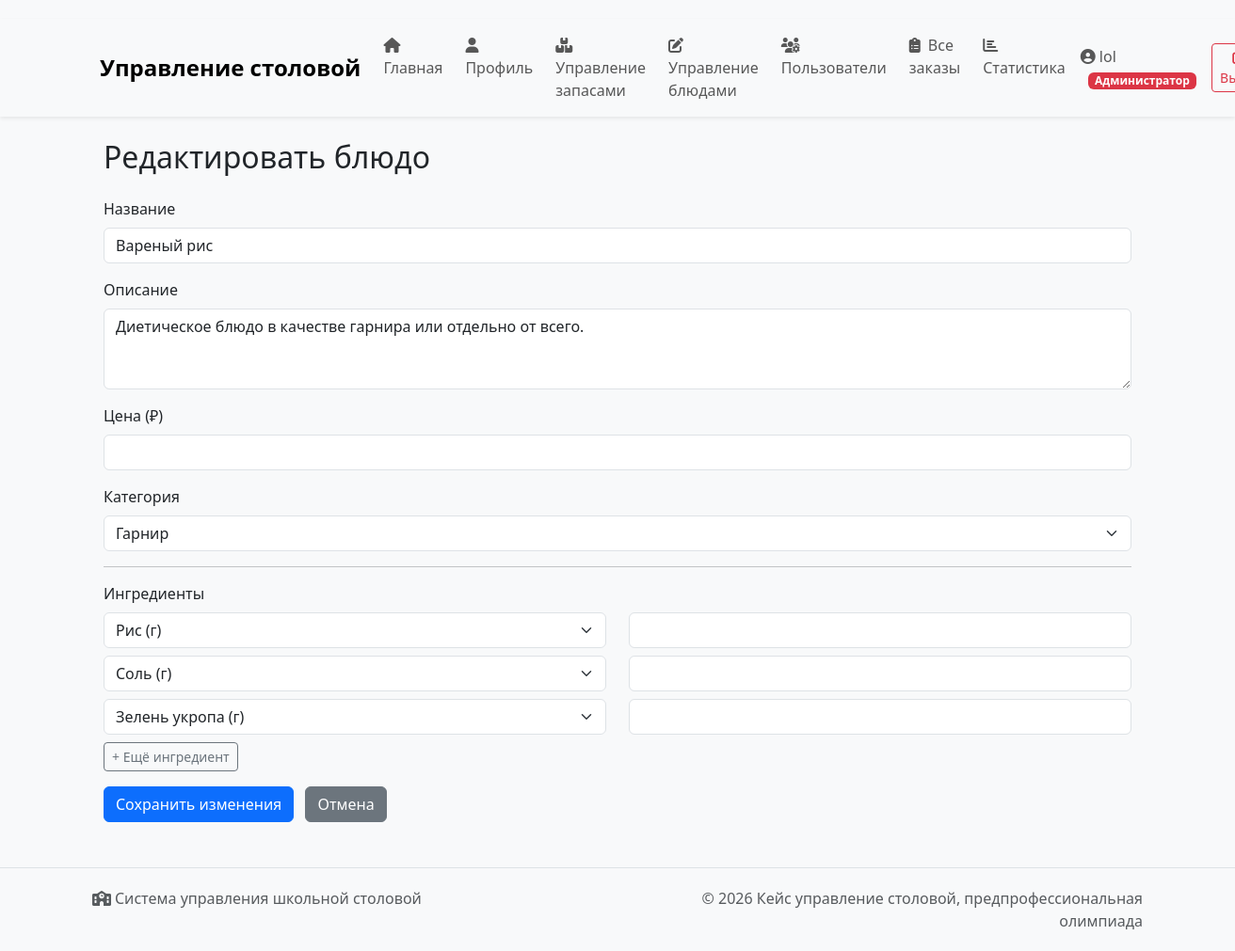
The page /manage/dishes/edit/11/ (signed in) on the database its author committed.
### users/models.py (models this page shows, shortened)
class CustomUser(AbstractUser):
    ROLE_CHOICES = [
        ('admin', 'Администратор'),
        ('student', 'Ученик'),
        ('chef', 'Повар'),
    ]
    role = models.CharField(max_length=20, choices=ROLE_CHOICES, default='student')
    phone = models.CharField(max_length=15, blank=True)
    avatar = models.ImageField(upload_to='avatars/', blank=True, null=True)
    birth_date = models.DateField(blank=True, null=True)
    allergens = models.ManyToManyField(
        'orders.Ingredient',
        blank=True,
        verbose_name='Аллергены',
        help_text='Отметьте ингредиенты-аллергены'
    )
    balance = models.DecimalField(
        max_digits=10,
        decimal_places=2,
        default=0.00,
        verbose_name='Баланс'
    )
    bonus_points = models.IntegerField(
        default=0,
        verbose_name='Бонусные баллы'
    )
    def is_admin(self):
        return self.role == 'admin' or self.is_superuser
    def is_student(self):
        return self.role == 'student'
    def is_chef(self):
        return self.role == 'chef'

### orders/models.py (models this page shows, shortened)
class Dish(models.Model):
    name = models.CharField(max_length=200, verbose_name='Название')
    description = models.TextField(verbose_name='Описание')
    price = models.DecimalField(max_digits=10, decimal_places=2, verbose_name='Цена')
    category = models.ForeignKey(Category, on_delete=models.CASCADE, verbose_name='Категория')
    image = models.ImageField(upload_to='dishes/', blank=True, null=True, verbose_name='Изображение')
    is_available = models.BooleanField(default=True, verbose_name='Доступно')
    created_by = models.ForeignKey(CustomUser, on_delete=models.SET_NULL, null=True, editable=False)
    created_at = models.DateTimeField(auto_now_add=True, verbose_name='Дата создания')
    class Meta:
        verbose_name = 'Блюдо'
        verbose_name_plural = 'Блюда'
        ordering = ['category', 'name']

class Category(models.Model):
    name = models.CharField(max_length=100, verbose_name='Название')
    description = models.TextField(blank=True, verbose_name='Описание')
    class Meta:
        verbose_name = 'Категория'
        verbose_name_plural = 'Категории'
        ordering = ['name']

class DishIngredient(models.Model):
    dish = models.ForeignKey(Dish, on_delete=models.CASCADE, related_name='ingredients')
    ingredient = models.ForeignKey(Ingredient, on_delete=models.CASCADE)
    quantity = models.DecimalField(max_digits=6, decimal_places=2, verbose_name='Количество')
    class Meta:
        verbose_name = 'Ингредиент блюда'
        verbose_name_plural = 'Ингредиенты блюда'
        unique_together = ('dish', 'ingredient')

class Ingredient(models.Model):
    name = models.CharField(max_length=100, verbose_name='Название')
    unit = models.CharField(max_length=20, verbose_name='Единица измерения')  # г, мл, шт
    class Meta:
        verbose_name = 'Ингредиент'
        verbose_name_plural = 'Ингредиенты'
        ordering = ['name']

### orders/views.py (the view, shortened to what this page needs)
# urls.py: path('manage/dishes/edit/<int:dish_id>/', views.edit_dish, name='edit_dish'),
@login_required
def edit_dish(request, dish_id):
    if not (request.user.is_admin() or request.user.is_chef()):
        raise PermissionDenied("Только для администраторов и поваров")
    dish = get_object_or_404(Dish, id=dish_id)
    categories = Category.objects.all()
    ingredients = Ingredient.objects.all()
    existing_ingredients = dish.ingredients.all()
    return render(request, 'orders/edit_dish.html', {
        'dish': dish,
        'categories': categories,
        'ingredients': ingredients,
        'existing_ingredients': existing_ingredients
    })

### orders/templates/orders/edit_dish.html (shortened to what this page needs)
{% extends 'base.html' %}
{% block content %}
<div class="container">
  <h2 class="mb-4">Редактировать блюдо</h2>
  <form method="post" enctype="multipart/form-data">
    <div class="mb-3">
      <label class="form-label">Название</label>
      <input type="text" name="name" value="{{ dish.name }}" class="form-control" required>
    </div>
    <div class="mb-3">
      <label class="form-label">Описание</label>
      <textarea name="description" class="form-control" rows="3" required>{{ dish.description }}</textarea>
    </div>
    {% if user.is_admin %}
    <div class="mb-3">
      <label class="form-label">Цена (₽)</label>
      <input type="number" name="price" step="0.01" value="{{ dish.price }}" class="form-control" required>
    </div>
    {% endif %}
    <div class="mb-3">
      <label class="form-label">Категория</label>
      <select name="category" class="form-select" required>
        {% for cat in categories %}
          <option value="{{ cat.id }}" {% if dish.category.id == cat.id %}selected{% endif %}>
            {{ cat.name }}
          </option>
        {% endfor %}
      </select>
    </div>
    <hr>
    <label class="form-label">Ингредиенты</label>
    <div id="ingredients-form">
      {% for di in existing_ingredients %}
        <div class="ingredient-row row mb-2">
          <div class="col">
            <select name="ingredient" class="form-select" required>
              {% for ing in ingredients %}
                <option value="{{ ing.id }}" {% if di.ingredient.id == ing.id %}selected{% endif %}>
                  {{ ing.name }} ({{ ing.unit }})
                </option>
              {% endfor %}
            </select>
          </div>
          <div class="col">
            <input type="number" name="quantity" step="0.01" value="{{ di.quantity }}" class="form-control" required>
          </div>
        </div>
      {% endfor %}
    </div>
    <button type="button" onclick="addIngredientRow()" class="btn btn-sm btn-outline-secondary mb-3">+ Ещё ингредиент</button>
    <div>
      <button type="submit" class="btn btn-primary">Сохранить изменения</button>
      <a href="{% url 'manage_dishes' %}" class="btn btn-secondary ms-2">Отмена</a>
    </div>
  </form>
</div>
{% endblock %}

### templates/base.html (shortened to what this page needs)
<!DOCTYPE html>
<html lang="ru">
<head>
    <link href="https://cdn.jsdelivr.net/npm/bootstrap@5.3.0/dist/css/bootstrap.min.css" rel="stylesheet">
    <link rel="stylesheet" href="https://cdnjs.cloudflare.com/ajax/libs/font-awesome/6.4.0/css/all.min.css">
</head>
<body>
    <nav class="navbar navbar-expand-lg navbar-light bg-light shadow-sm mb-4">
        <div class="container">
            <a class="navbar-brand" href="{% url 'home' %}">
                Управление столовой
            </a>
            <div class="collapse navbar-collapse" id="navbarNav">
                <ul class="navbar-nav me-auto">
                    <li class="nav-item">
                        <a class="nav-link" href="{% url 'home' %}">
                            <i class="fas fa-home me-1"></i> Главная
                        </a>
                    </li>
                    <li class="nav-item">
                        <a class="nav-link" href="{% url 'profile' %}">
                            <i class="fas fa-user me-1"></i> Профиль
                        </a>
                    </li>
                    {% if user.is_admin %}
                    <li class="nav-item">
                        <a class="nav-link" href="{% url 'manage_inventory' %}">
                            <i class="fas fa-boxes me-1"></i> Управление запасами
                        </a>
                    </li>
                    <li class="nav-item">
                        <a class="nav-link" href="{% url 'manage_dishes' %}">
                            <i class="fas fa-edit me-1"></i> Управление блюдами
                        </a>
                    </li>
                    <li class="nav-item">
                        <a class="nav-link" href="{% url 'manage_users' %}">
                            <i class="fas fa-users-cog me-1"></i> Пользователи
                        </a>
                    </li>
                    <li class="nav-item">
                        <a class="nav-link" href="{% url 'manage_orders' %}">
                            <i class="fas fa-clipboard-list me-1"></i> Все заказы
                        </a>
                    </li>
                    <li class="nav-item">
                        <a class="nav-link" href="{% url 'statistics' %}">
                            <i class="fas fa-chart-bar me-1"></i> Статистика
                        </a>
                    </li>
                    {% endif %}
                </ul>
                <div class="navbar-nav align-items-center">
                    {% if user.is_authenticated %}
                    <div class="nav-item me-3">
                        <span class="navbar-text">
                            <i class="fas fa-user-circle me-1"></i>{{ user.username }}
                            <span class="badge
                                {% if user.is_admin %}bg-danger
                                {% elif user.is_chef %}bg-warning
                                {% else %}bg-success{% endif %}
                                badge-role ms-2">
                                {% if user.is_admin %}Администратор
                                {% elif user.is_chef %}Повар
                                {% else %}Ученик
                                {% endif %}
                            </span>
                        </span>
                    </div>
                    <div class="nav-item">
                        <a class="btn btn-outline-danger btn-sm" href="{% url 'logout' %}">
                            <i class="fas fa-sign-out-alt me-1"></i> Выйти
                        </a>
                    </div>
                    {% endif %}
                </div>
            </div>
        </div>
    </nav>
    <main class="container">
        {% block content %}{% endblock %}
    </main>
    <footer class="footer mt-5">
        <div class="container">
            <div class="row">
                <div class="col-md-6 text-center text-md-start">
                    <p class="text-muted mb-0">
                        <i class="fas fa-school me-1"></i>Система управления школьной столовой
                    </p>
                </div>
                <div class="col-md-6 text-center text-md-end">
                    <p class="text-muted mb-0">
                        © {% now "Y" %} Кейс управление столовой, предпрофессиональная олимпиада
                    </p>
                </div>
            </div>
        </div>
    </footer>
</body>
</html>

### templates/base.html (style rules this page uses)
body { padding-top: 20px; background-color: #f8f9fa; min-height: 100vh; display: flex; flex-direction: column; }
.navbar-brand { font-weight: bold; font-size: 1.5rem; }
.footer { margin-top: auto; padding: 20px 0; background-color: #f8f9fa; border-top: 1px solid #dee2e6; }
.nav-link { padding: 0.5rem 1rem; }
.badge-role { font-size: 0.75rem; padding: 0.25em 0.6em; }
.navbar-nav .nav-item { margin-right: 0.5rem; }
main { flex: 1; }

### rows shown on the page
CustomUser: username "lol"
Dish: name "Вареный рис", description "Диетическое блюдо в качестве гарнира или отдельно от всего.", category "Гарнир"
DishIngredient: ingredient "Рис (г)"
DishIngredient: ingredient "Соль (г)"
DishIngredient: ingredient "Зелень укропа (г)"
